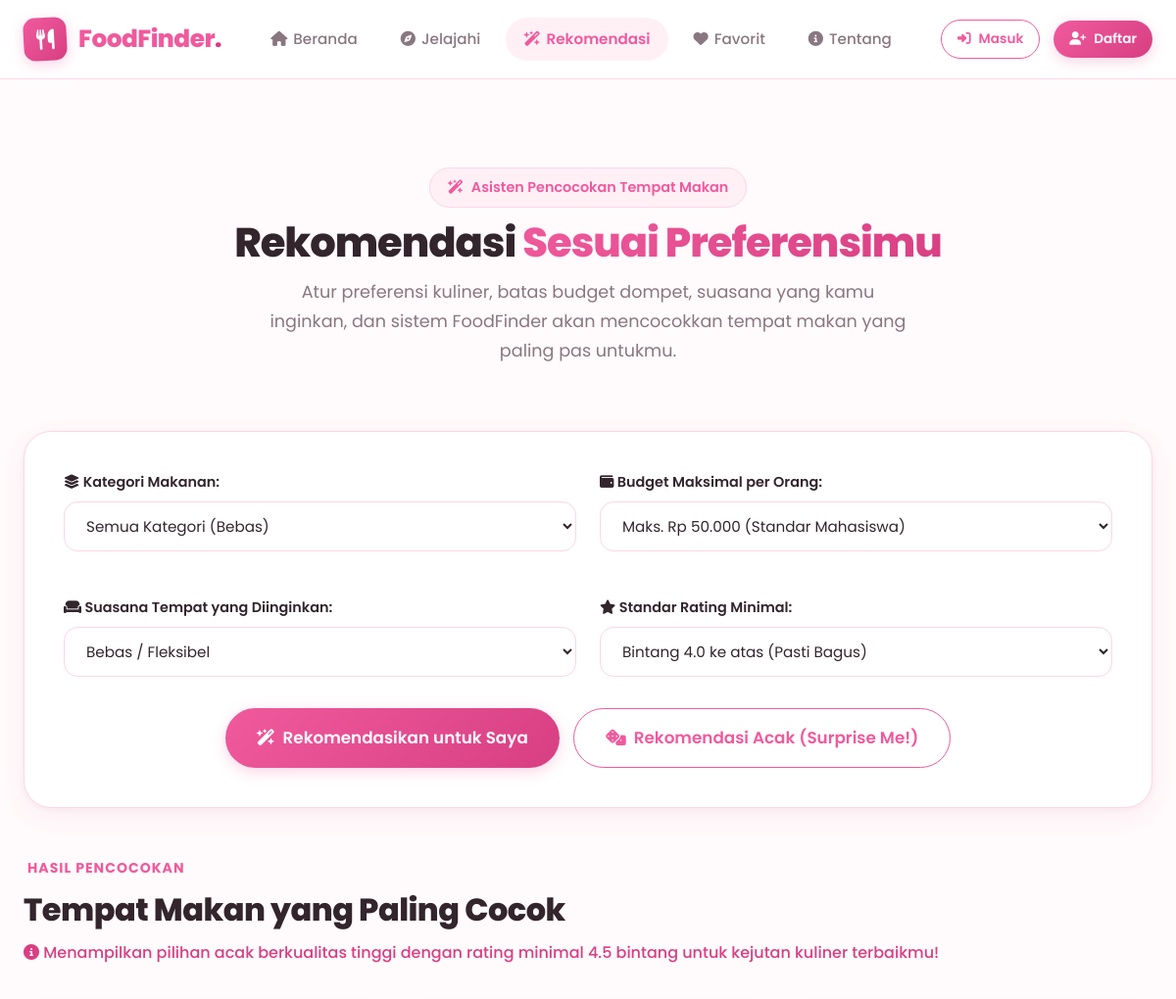
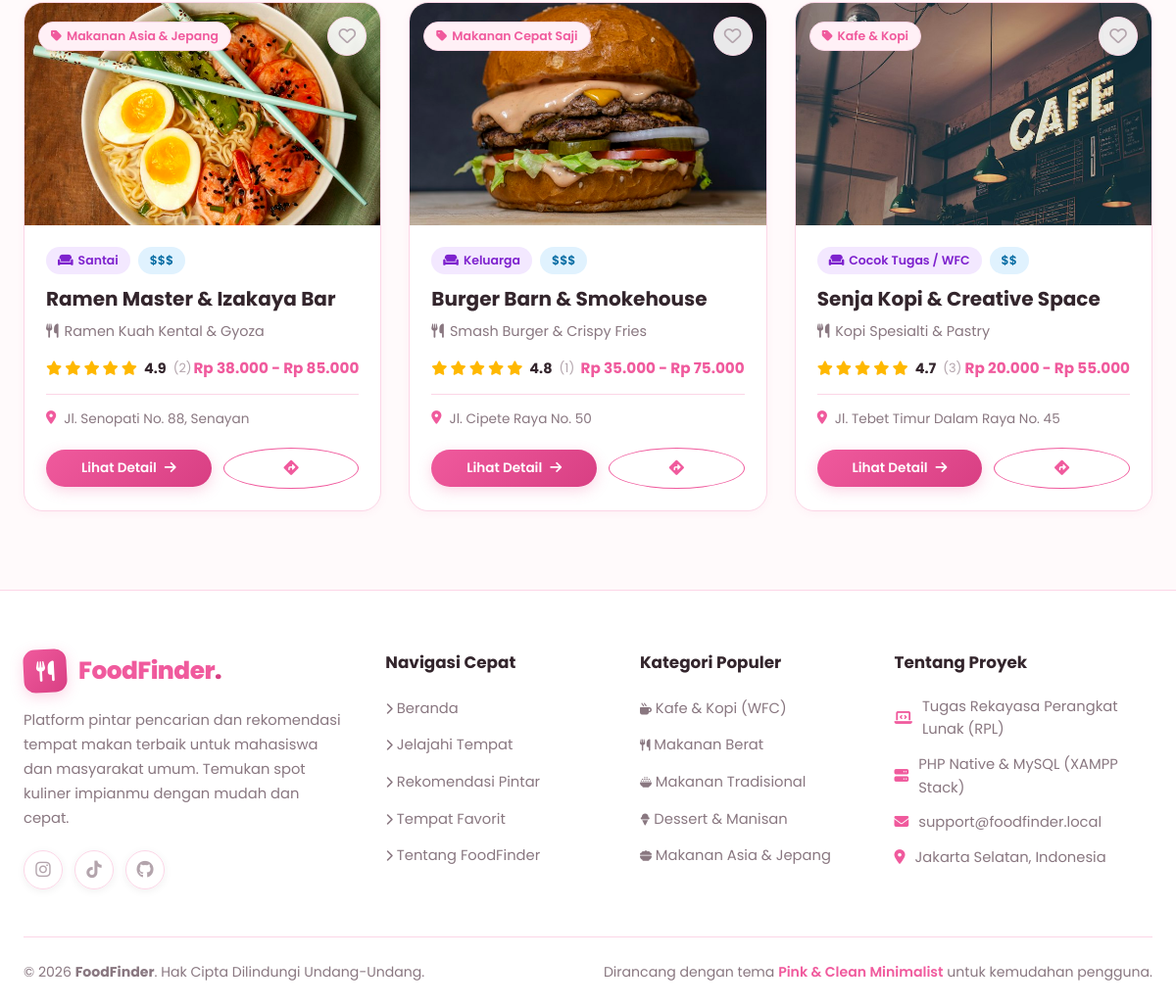
Page /recommendation.php?random=1 on the committed database (2 pictures, top to bottom).
### tables this page shows
CREATE TABLE `restaurants` (
  `id` INT AUTO_INCREMENT PRIMARY KEY,
  `category_id` INT NOT NULL,
  `name` VARCHAR(150) NOT NULL,
  `slug` VARCHAR(150) NOT NULL UNIQUE,
  `food_type` VARCHAR(100) NOT NULL,
  `price_range` ENUM('$', '$$', '$$$', '$$$$') NOT NULL DEFAULT '$$',
  `price_min` INT NOT NULL DEFAULT 15000,
  `price_max` INT NOT NULL DEFAULT 50000,
  `rating` DECIMAL(2,1) NOT NULL DEFAULT 0.0,
  `total_reviews` INT NOT NULL DEFAULT 0,
  `address` TEXT NOT NULL,
  `city` VARCHAR(100) NOT NULL DEFAULT 'Jakarta Selatan',
  `gmaps_url` TEXT DEFAULT NULL,
  `opening_hours` VARCHAR(100) NOT NULL DEFAULT '10:00 - 22:00 WIB',
  `description` TEXT NOT NULL,
  `facilities` TEXT DEFAULT NULL,
  `atmosphere` VARCHAR(100) DEFAULT 'Santai',
  `image` VARCHAR(255) NOT NULL,
  `is_popular` TINYINT(1) NOT NULL DEFAULT 0,
  `is_recommended` TINYINT(1) NOT NULL DEFAULT 0,
  `status` ENUM('published', 'draft') NOT NULL DEFAULT 'published',
  `created_at` TIMESTAMP DEFAULT CURRENT_TIMESTAMP,
  `updated_at` TIMESTAMP DEFAULT CURRENT_TIMESTAMP ON UPDATE CURRENT_TIMESTAMP,
  CONSTRAINT `fk_restaurant_category` FOREIGN KEY (`category_id`) REFERENCES `categories` (`id`) ON DELETE RESTRICT ON UPDATE CASCADE
);

CREATE TABLE `categories` (
  `id` INT AUTO_INCREMENT PRIMARY KEY,
  `name` VARCHAR(100) NOT NULL,
  `slug` VARCHAR(100) NOT NULL UNIQUE,
  `icon` VARCHAR(100) NOT NULL DEFAULT 'fa-utensils',
  `image` VARCHAR(255) DEFAULT NULL,
  `description` TEXT DEFAULT NULL,
  `created_at` TIMESTAMP DEFAULT CURRENT_TIMESTAMP
);

### recommendation.php (the view, shortened to what this page needs)
<?php
require_once __DIR__ . '/includes/header.php';
$budgetMax = isset($_GET['budget_max']) ? (int)$_GET['budget_max'] : 50000;
$minRating = isset($_GET['min_rating']) ? (float)$_GET['min_rating'] : 4.0;
$isRandom = isset($_GET['random']) && $_GET['random'] == '1';
$hasSubmitted = isset($_GET['recommend']) || $isRandom;
$results = [];
$algorithmExplanation = '';
if ($isRandom) {
    $stmt = $pdo->query("
        SELECT r.*, c.name as category_name
        FROM restaurants r
        JOIN categories c ON r.category_id = c.id
        WHERE r.status = 'published' AND r.rating >= 4.5
        ORDER BY RAND()
        LIMIT 3
    ");
    $results = $stmt->fetchAll();
    $algorithmExplanation = 'Menampilkan pilihan acak berkualitas tinggi dengan rating minimal 4.5 bintang untuk kejutan kuliner terbaikmu!';
}
$userId = is_logged_in() ? (int) $_SESSION['user']['id'] : 0;
?>
<div class="container" style="padding-top: 40px; padding-bottom: 80px;">
  <div class="recommendation-hero">
    <div class="hero-tag" style="margin-bottom: 12px;">
      <i class="fas fa-wand-magic-sparkles"></i> Asisten Pencocokan Tempat Makan
    </div>
    <h1 class="hero-title" style="font-size: 2.6rem; margin-bottom: 12px;">
      Rekomendasi <span class="highlight">Sesuai Preferensimu</span>
    </h1>
    <p class="hero-desc" style="max-width: 650px; margin: 0 auto 36px;">
      Atur preferensi kuliner, batas budget dompet, suasana yang kamu inginkan, dan sistem FoodFinder akan mencocokkan tempat makan yang paling pas untukmu.
    </p>
  </div>
  <div class="recommendation-card-form">
    <form action="<?= BASE_URL ?>recommendation.php" method="GET">
      <div class="form-grid-2">
        <div class="form-group">
          <label for="prefCategory"><i class="fas fa-layer-group text-pink"></i> Kategori Makanan:</label>
          <select name="category" id="prefCategory" class="form-control">
            <option value="0">Semua Kategori (Bebas)</option>
          </select>
        </div>
        <div class="form-group">
          <label for="prefBudget"><i class="fas fa-wallet text-pink"></i> Budget Maksimal per Orang:</label>
          <select name="budget_max" id="prefBudget" class="form-control">
            <option value="50000" <?= ($budgetMax === 50000) ? 'selected' : '' ?>>Maks. Rp 50.000 (Standar Mahasiswa)</option>
          </select>
        </div>
        <div class="form-group">
          <label for="prefAtmosphere"><i class="fas fa-couch text-pink"></i> Suasana Tempat yang Diinginkan:</label>
          <select name="atmosphere" id="prefAtmosphere" class="form-control">
            <option value="">Bebas / Fleksibel</option>
          </select>
        </div>
        <div class="form-group">
          <label for="prefRating"><i class="fas fa-star text-warning"></i> Standar Rating Minimal:</label>
          <select name="min_rating" id="prefRating" class="form-control">
            <option value="4.0" <?= ($minRating == 4.0) ? 'selected' : '' ?>>Bintang 4.0 ke atas (Pasti Bagus)</option>
          </select>
        </div>
      </div>
      <div style="display: flex; gap: 14px; justify-content: center; margin-top: 10px; flex-wrap: wrap;">
        <button type="submit" class="btn btn-primary btn-lg">
          <i class="fas fa-wand-magic-sparkles"></i> Rekomendasikan untuk Saya
        </button>
        <a href="<?= BASE_URL ?>recommendation.php?random=1" class="btn btn-outline btn-lg">
          <i class="fas fa-dice"></i> Rekomendasi Acak (Surprise Me!)
        </a>
      </div>
    </form>
  </div>
  <?php if ($hasSubmitted): ?>
    <section>
      <div class="section-header">
        <div>
          <div class="section-tag"><i class="fas fa-sparkles"></i> Hasil Pencocokan</div>
          <h2 class="section-title">Tempat Makan yang Paling Cocok</h2>
          <?php if (!empty($algorithmExplanation)): ?>
            <p class="section-subtitle" style="color: var(--pink-dark); font-weight: 500;">
              <i class="fas fa-circle-info"></i> <?= e($algorithmExplanation) ?>
            </p>
          <?php endif; ?>
        </div>
      </div>
      <?php if (count($results) > 0): ?>
        <div class="restaurant-grid">
          <?php foreach ($results as $resto):
            $isFav = is_restaurant_favorite($pdo, $userId, (int)$resto['id']);
          ?>
            <div class="restaurant-card">
              <div class="restaurant-thumb-wrap">
                <img src="<?= get_restaurant_image($resto['image']) ?>" alt="<?= e($resto['name']) ?>" loading="lazy">
                <div class="restaurant-overlay-badges">
                  <span class="badge badge-pink">
                    <i class="fas fa-tag"></i> <?= e($resto['category_name']) ?>
                  </span>
                  <button
                    class="btn-fav btn-fav-toggle <?= $isFav ? 'active' : '' ?>"
                    data-id="<?= (int)$resto['id'] ?>"
                    title="<?= $isFav ? 'Hapus dari favorit' : 'Tambah ke favorit' ?>"
                    aria-label="Simpan Favorit"
                  >
                    <i class="<?= $isFav ? 'fas fa-heart text-danger' : 'far fa-heart' ?>"></i>
                  </button>
                </div>
              </div>
              <div class="restaurant-content">
                <div class="restaurant-tags-row">
                  <span class="badge badge-atmosphere">
                    <i class="fas fa-couch"></i> <?= e($resto['atmosphere'] ?? 'Santai') ?>
                  </span>
                  <span class="badge badge-price">
                    <?= e($resto['price_range']) ?>
                  </span>
                </div>
                <h3 class="restaurant-name">
                  <a href="<?= BASE_URL ?>restaurant-detail.php?id=<?= (int)$resto['id'] ?>">
                    <?= e($resto['name']) ?>
                  </a>
                </h3>
                <div class="restaurant-food-type">
                  <i class="fas fa-utensils text-muted"></i> <?= e($resto['food_type']) ?>
                </div>
                <div class="restaurant-rating-row">
                  <div class="star-rating">
                    <?= render_rating_stars((float)$resto['rating'], true) ?>
                    <span style="font-size: 0.8rem; color: var(--text-muted); margin-left: 4px;">
                      (<?= (int)$resto['total_reviews'] ?>)
                    </span>
                  </div>
                  <div class="restaurant-price-text">
                    <?= format_rupiah($resto['price_min']) ?> - <?= format_rupiah($resto['price_max']) ?>
                  </div>
                </div>
                <div class="restaurant-location">
                  <i class="fas fa-map-marker-alt"></i>
                  <span><?= e($resto['address']) ?></span>
                </div>
                <div class="restaurant-footer-actions">
                  <a href="<?= BASE_URL ?>restaurant-detail.php?id=<?= (int)$resto['id'] ?>" class="btn btn-primary btn-sm">
                    Lihat Detail <i class="fas fa-arrow-right"></i>
                  </a>
                  <?php if (!empty($resto['gmaps_url'])): ?>
                    <a href="<?= e($resto['gmaps_url']) ?>" target="_blank" rel="noopener noreferrer" class="btn btn-outline btn-icon" title="Buka Google Maps">
                      <i class="fas fa-diamond-turn-right"></i>
                    </a>
                  <?php endif; ?>
                </div>
              </div>
            </div>
          <?php endforeach; ?>
        </div>
      <?php endif; ?>
    </section>
  <?php endif; ?>
</div>
<?php require_once __DIR__ . '/includes/footer.php'; ?>

### includes/functions.php (shortened to what this page needs)
<?php
function e($value): string {
    return htmlspecialchars((string)($value ?? ''), ENT_QUOTES, 'UTF-8');
}
function format_rupiah($number): string {
    return 'Rp ' . number_format((float)$number, 0, ',', '.');
}
function is_logged_in(): bool {
    return isset($_SESSION['user']) && !empty($_SESSION['user']['id']);
}
function render_rating_stars(float $rating, bool $showNumber = false): string {
    $full = floor($rating);
    $half = ($rating - $full) >= 0.3 && ($rating - $full) <= 0.7 ? 1 : 0;
    if (($rating - $full) > 0.7) {
        $full += 1;
    }
    $empty = 5 - ($full + $half);
    $html = '<div class="star-rating" title="Rating: ' . number_format($rating, 1) . ' / 5">';
    for ($i = 0; $i < $full; $i++) {
        $html .= '<i class="fas fa-star text-warning"></i>';
    }
    for ($i = 0; $i < $half; $i++) {
        $html .= '<i class="fas fa-star-half-alt text-warning"></i>';
    }
    for ($i = 0; $i < $empty; $i++) {
        $html .= '<i class="far fa-star text-muted"></i>';
    }
    if ($showNumber) {
        $html .= ' <span class="rating-number">' . number_format($rating, 1) . '</span>';
    }
    $html .= '</div>';
    return $html;
}
function get_restaurant_image(string $imageName = null): string {
    $uploadPath = __DIR__ . '/../uploads/restaurants/' . $imageName;
    if (file_exists($uploadPath)) {
        return BASE_URL . 'uploads/restaurants/' . $imageName;
    }
    return BASE_URL . 'assets/images/hero-food.jpg';
}
function is_restaurant_favorite(PDO $pdo, int $userId, int $restaurantId): bool {
    if ($userId <= 0) return false;
    $stmt = $pdo->prepare("SELECT 1 FROM favorites WHERE user_id = ? AND restaurant_id = ?");
    $stmt->execute([$userId, $restaurantId]);
    return (bool) $stmt->fetchColumn();
}

### rows in the picture
restaurants: image (picture), category.name "Makanan Asia & Jepang", atmosphere "Santai", price_range "$$$", name "Ramen Master & Izakaya Bar", food_type "Ramen Kuah Kental & Gyoza", rating "4.9", total_reviews "2", price_min "Rp 38.000", price_max "Rp 85.000", address "Jl. Senopati No. 88, Senayan"
restaurants: image (picture), category.name "Makanan Cepat Saji", atmosphere "Keluarga", price_range "$$$", name "Burger Barn & Smokehouse", food_type "Smash Burger & Crispy Fries", rating "4.8", total_reviews "1", price_min "Rp 35.000", price_max "Rp 75.000", address "Jl. Cipete Raya No. 50"
restaurants: image (picture), category.name "Kafe & Kopi", atmosphere "Cocok Tugas / WFC", price_range "$$", name "Senja Kopi & Creative Space", food_type "Kopi Spesialti & Pastry", rating "4.7", total_reviews "3", price_min "Rp 20.000", price_max "Rp 55.000", address "Jl. Tebet Timur Dalam Raya No. 45"

### other values in the picture
$algorithmExplanation "Menampilkan pilihan acak berkualitas tinggi dengan rating minimal 4.5 bintang untuk kejutan kuliner terbaikmu!"
